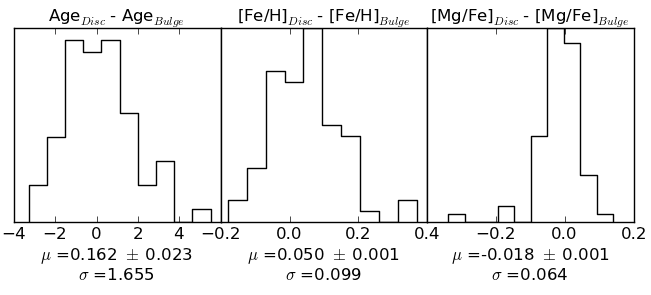

Write the Python code that produced this figure.
import numpy as np
import matplotlib.pyplot as plt
from pylab import *

# import the needed data
D_spot, D_Age_Hb = np.loadtxt('/home/ant/Research/fp_proj/hwgn/data/Disc_spec.dat',unpack=True,usecols=(0,1),delimiter=',')
B_spot, B_Age_Hb = np.loadtxt('/home/ant/Research/fp_proj/hwgn/data/Bulge_spec.dat',unpack=True,usecols=(0,1),delimiter=',')
D_spot_err, D_age_plus_err, D_age_minus_err = np.loadtxt('/home/ant/Research/fp_proj/hwgn/data/Disc_spec.dat_err',unpack=True,usecols=(0,1,2),delimiter=',')
B_spot_err, B_age_plus_err, B_age_minus_err = np.loadtxt('/home/ant/Research/fp_proj/hwgn/data/Bulge_spec.dat_err',unpack=True,usecols=(0,1,2),delimiter=',')

# import the fp data for bulge type galaxies
bulge = csv2rec('/home/ant/Research/fp_proj/pros/data4GG/Bulge_data4GG.csv')

# split the data into high, mid and low Surface Brightnesses
low = (bulge['delta_logie'] < -0.06)
mid = (bulge['delta_logie'] > -0.06) & (bulge['delta_logie'] < 0.06)
high = (bulge['delta_logie'] > 0.06)

low_bulge = bulge[np.where(low)]
mid_bulge = bulge[np.where(mid)]
high_bulge = bulge[np.where(high)]

# import the stellar population data
#B_Age, B_Fe_H, B_Mg_Fe, B_C_Fe, B_N_Fe, B_Ca_Fe, B_O_Fe, B_Na_Fe, B_SB_Fe, B_Cr_Fe, B_TB_Fe, B_iso, B_x_imf, B_Age_Hb, B_Age_Hg, B_Age_Hd, B_Spot = np.loadtxt('/home/ant/Documents/Research/fp_proj/data/stack_spec_dat/Bulge_spec_dat.csv',delimiter='\t',unpack=True)


# repeat everything from the top, but for Disc galaxies.
disc = csv2rec('/home/ant/Research/fp_proj/pros/data4GG/Disc_data4GG.csv')

# split the data into high, mid and low Surface Brightnesses
low = (disc['delta_logie'] < -0.06)
mid = (disc['delta_logie'] > -0.06) & (disc['delta_logie'] < 0.06)
high = (disc['delta_logie'] > 0.06)

low_disc = disc[np.where(low)]
mid_disc = disc[np.where(mid)]
high_disc = disc[np.where(high)]

# import the stellar population data
#D_Age, D_Fe_H, D_Mg_Fe, D_C_Fe, D_N_Fe, D_Ca_Fe, D_O_Fe, D_Na_Fe, D_SB_Fe, D_Cr_Fe, D_TB_Fe, D_iso, D_x_imf, D_Age_Hb, D_Age_Hg, D_Age_Hd, D_Spot = np.loadtxt('/home/ant/Documents/Research/fp_proj/data/stack_spec_dat/Disc_spec_dat.csv',delimiter='\t',unpack=True)

Delta_Age_Hb = np.array([])
Spot = np.array([])
Age_Disc = np.array([])
Age_Bulge = np.array([])

for i in np.arange(len(B_spot)):
	for j in np.arange(len(D_spot)):
		 if B_spot[i] == D_spot[j]:
			Delta_Age_Hb = np.append(Delta_Age_Hb, B_Age_Hb[i] - D_Age_Hb[j])
			Age_Disc = np.append(Age_Disc,D_Age_Hb[j])
			Age_Bulge = np.append(Age_Bulge, B_Age_Hb[i])
			Spot = np.append(Spot,B_spot[i])

Low = np.concatenate((low_bulge,low_disc))
Mid = np.concatenate((mid_bulge,mid_disc))
High = np.concatenate((high_bulge,high_disc))

low_dAge_Hb = np.array([])
mid_dAge_Hb = np.array([])
high_dAge_Hb = np.array([])

low_re = np.array([])
mid_re = np.array([])
high_re = np.array([])

low_vdisp = np.array([])
mid_vdisp = np.array([])
high_vdisp = np.array([])

low_Disc_age_Hb = np.array([])
mid_Disc_age_Hb = np.array([])
high_Disc_age_Hb = np.array([])

low_Bulge_age_Hb = np.array([])
mid_Bulge_age_Hb = np.array([])
high_Bulge_age_Hb = np.array([])

for i in np.arange(len(Spot)):
	for j in np.arange(len(Low['position'])):
		if Spot[i] == Low['position'][j]:
			low_dAge_Hb = np.append(low_dAge_Hb, Delta_Age_Hb[i])
			low_re = np.append(low_re, Low['logre'][j])
			low_vdisp = np.append(low_vdisp, Low['logvdisp'][j])
			low_Disc_age_Hb = np.append(low_Disc_age_Hb, Age_Disc[i])
			low_Bulge_age_Hb = np.append(low_Bulge_age_Hb, Age_Bulge[i])
	for j in np.arange(len(Mid['position'])):
		if Spot[i] == Mid['position'][j]:
			mid_dAge_Hb = np.append(mid_dAge_Hb, Delta_Age_Hb[i])
			mid_re = np.append(mid_re, Mid['logre'][j])
			mid_vdisp = np.append(mid_vdisp, Mid['logvdisp'][j])
			mid_Disc_age_Hb = np.append(mid_Disc_age_Hb, Age_Disc[i])
			mid_Bulge_age_Hb = np.append(mid_Bulge_age_Hb, Age_Bulge[i])
	for j in np.arange(len(High['position'])):
		if Spot[i] == High['position'][j]:
			high_dAge_Hb = np.append(high_dAge_Hb, Delta_Age_Hb[i])
			high_re = np.append(high_re, High['logre'][j])
			high_vdisp = np.append(high_vdisp, High['logvdisp'][j])
			high_Disc_age_Hb = np.append(high_Disc_age_Hb, Age_Disc[i])
			high_Bulge_age_Hb = np.append(high_Bulge_age_Hb, Age_Bulge[i])


low_re = np.delete(low_re, np.where(np.isnan(low_dAge_Hb)))
mid_re = np.delete(mid_re, np.where(np.isnan(mid_dAge_Hb)))
high_re = np.delete(high_re, np.where(np.isnan(high_dAge_Hb)))

low_vdisp = np.delete(low_vdisp, np.where(np.isnan(low_dAge_Hb)))
mid_vdisp = np.delete(mid_vdisp, np.where(np.isnan(mid_dAge_Hb)))
high_vdisp = np.delete(high_vdisp, np.where(np.isnan(high_dAge_Hb)))

Age_Disc = np.delete(Age_Disc, np.where(np.isnan(Delta_Age_Hb)))
Age_Bulge = np.delete(Age_Bulge, np.where(np.isnan(Delta_Age_Hb))) 

Delta_Age_Hb = np.delete(Delta_Age_Hb, np.where(np.isnan(Delta_Age_Hb)))

low_Disc_Age_Hb = np.delete(low_Disc_age_Hb, np.where(np.isnan(low_dAge_Hb)))
mid_Disc_Age_Hb = np.delete(mid_Disc_age_Hb, np.where(np.isnan(mid_dAge_Hb)))
high_Disc_Age_Hb = np.delete(high_Disc_age_Hb, np.where(np.isnan(high_dAge_Hb)))

low_Bulge_Age_Hb = np.delete(low_Bulge_age_Hb, np.where(np.isnan(low_dAge_Hb)))
mid_Bulge_Age_Hb = np.delete(mid_Bulge_age_Hb, np.where(np.isnan(mid_dAge_Hb)))
high_Bulge_Age_Hb = np.delete(high_Bulge_age_Hb, np.where(np.isnan(high_dAge_Hb)))

low_dAge_Hb = np.delete(low_dAge_Hb, np.where(np.isnan(low_dAge_Hb)))
mid_dAge_Hb = np.delete(mid_dAge_Hb, np.where(np.isnan(mid_dAge_Hb)))
high_dAge_Hb = np.delete(high_dAge_Hb, np.where(np.isnan(high_dAge_Hb)))


AGE = Delta_Age_Hb


# import the needed data
D_spot, D_Age_Hb = np.loadtxt('/home/ant/Research/fp_proj/hwgn/data/Disc_spec.dat',unpack=True,usecols=(0,2),delimiter=',')
B_spot, B_Age_Hb = np.loadtxt('/home/ant/Research/fp_proj/hwgn/data/Bulge_spec.dat',unpack=True,usecols=(0,2),delimiter=',')
D_spot_err, D_age_plus_err, D_age_minus_err = np.loadtxt('/home/ant/Research/fp_proj/hwgn/data/Disc_spec.dat_err',unpack=True,usecols=(0,1,2),delimiter=',')
B_spot_err, B_age_plus_err, B_age_minus_err = np.loadtxt('/home/ant/Research/fp_proj/hwgn/data/Bulge_spec.dat_err',unpack=True,usecols=(0,1,2),delimiter=',')

# import the fp data for bulge type galaxies
bulge = csv2rec('/home/ant/Research/fp_proj/pros/data4GG/Bulge_data4GG.csv')

# split the data into high, mid and low Surface Brightnesses
low = (bulge['delta_logie'] < -0.06)
mid = (bulge['delta_logie'] > -0.06) & (bulge['delta_logie'] < 0.06)
high = (bulge['delta_logie'] > 0.06)

low_bulge = bulge[np.where(low)]
mid_bulge = bulge[np.where(mid)]
high_bulge = bulge[np.where(high)]

# import the stellar population data
#B_Age, B_Fe_H, B_Mg_Fe, B_C_Fe, B_N_Fe, B_Ca_Fe, B_O_Fe, B_Na_Fe, B_SB_Fe, B_Cr_Fe, B_TB_Fe, B_iso, B_x_imf, B_Age_Hb, B_Age_Hg, B_Age_Hd, B_Spot = np.loadtxt('/home/ant/Research/fp_proj/data/stack_spec_dat/Bulge_spec_dat.csv',delimiter='\t',unpack=True)


# repeat everything from the top, but for Disc galaxies.
disc = csv2rec('/home/ant/Research/fp_proj/pros/data4GG/Disc_data4GG.csv')

# split the data into high, mid and low Surface Brightnesses
low = (disc['delta_logie'] < -0.06)
mid = (disc['delta_logie'] > -0.06) & (disc['delta_logie'] < 0.06)
high = (disc['delta_logie'] > 0.06)

low_disc = disc[np.where(low)]
mid_disc = disc[np.where(mid)]
high_disc = disc[np.where(high)]

# import the stellar population data
#D_Age, D_Fe_H, D_Mg_Fe, D_C_Fe, D_N_Fe, D_Ca_Fe, D_O_Fe, D_Na_Fe, D_SB_Fe, D_Cr_Fe, D_TB_Fe, D_iso, D_x_imf, D_Age_Hb, D_Age_Hg, D_Age_Hd, D_Spot = np.loadtxt('/home/ant/Documents/Research/fp_proj/data/stack_spec_dat/Disc_spec_dat.csv',delimiter='\t',unpack=True)

Delta_Age_Hb = np.array([])
Spot = np.array([])


for i in np.arange(len(B_spot)):
	for j in np.arange(len(D_spot)):
		 if B_spot[i] == D_spot[j]:
			Delta_Age_Hb = np.append(Delta_Age_Hb, D_Age_Hb[j] - B_Age_Hb[i])
			Spot = np.append(Spot,B_spot[i])

Low = np.concatenate((low_bulge,low_disc))
Mid = np.concatenate((mid_bulge,mid_disc))
High = np.concatenate((high_bulge,high_disc))

low_dAge_Hb = np.array([])
mid_dAge_Hb = np.array([])
high_dAge_Hb = np.array([])

low_re = np.array([])
mid_re = np.array([])
high_re = np.array([])

low_vdisp = np.array([])
mid_vdisp = np.array([])
high_vdisp = np.array([])




for i in np.arange(len(Spot)):
	for j in np.arange(len(Low['position'])):
		if Spot[i] == Low['position'][j]:
			low_dAge_Hb = np.append(low_dAge_Hb, Delta_Age_Hb[i])
			low_re = np.append(low_re, Low['logre'][j])
			low_vdisp = np.append(low_vdisp, Low['logvdisp'][j])
	for j in np.arange(len(Mid['position'])):
		if Spot[i] == Mid['position'][j]:
			mid_dAge_Hb = np.append(mid_dAge_Hb, Delta_Age_Hb[i])
			mid_re = np.append(mid_re, Mid['logre'][j])
			mid_vdisp = np.append(mid_vdisp, Mid['logvdisp'][j])
	for j in np.arange(len(High['position'])):
		if Spot[i] == High['position'][j]:
			high_dAge_Hb = np.append(high_dAge_Hb, Delta_Age_Hb[i])
			high_re = np.append(high_re, High['logre'][j])
			high_vdisp = np.append(high_vdisp, High['logvdisp'][j])


low_re = np.delete(low_re, np.where(np.isnan(low_dAge_Hb)))
mid_re = np.delete(mid_re, np.where(np.isnan(mid_dAge_Hb)))
high_re = np.delete(high_re, np.where(np.isnan(high_dAge_Hb)))

low_vdisp = np.delete(low_vdisp, np.where(np.isnan(low_dAge_Hb)))
mid_vdisp = np.delete(mid_vdisp, np.where(np.isnan(mid_dAge_Hb)))
high_vdisp = np.delete(high_vdisp, np.where(np.isnan(high_dAge_Hb)))

low_dAge_Hb = np.delete(low_dAge_Hb, np.where(np.isnan(low_dAge_Hb)))
mid_dAge_Hb = np.delete(mid_dAge_Hb, np.where(np.isnan(mid_dAge_Hb)))
high_dAge_Hb = np.delete(high_dAge_Hb, np.where(np.isnan(high_dAge_Hb)))

Delta_Age_Hb = np.delete(Delta_Age_Hb, np.where(np.isnan(Delta_Age_Hb)))

FeH = Delta_Age_Hb


# import the needed data
D_spot, D_Age_Hb = np.loadtxt('/home/ant/Research/fp_proj/hwgn/data/Disc_spec.dat',unpack=True,usecols=(0,3),delimiter=',')
B_spot, B_Age_Hb = np.loadtxt('/home/ant/Research/fp_proj/hwgn/data/Bulge_spec.dat',unpack=True,usecols=(0,3),delimiter=',')
D_spot_err, D_age_plus_err, D_age_minus_err = np.loadtxt('/home/ant/Research/fp_proj/hwgn/data/Disc_spec.dat_err',unpack=True,usecols=(0,1,2),delimiter=',')
B_spot_err, B_age_plus_err, B_age_minus_err = np.loadtxt('/home/ant/Research/fp_proj/hwgn/data/Bulge_spec.dat_err',unpack=True,usecols=(0,1,2),delimiter=',')

# import the fp data for bulge type galaxies
bulge = csv2rec('/home/ant/Research/fp_proj/pros/data4GG/Bulge_data4GG.csv')

# split the data into high, mid and low Surface Brightnesses
low = (bulge['delta_logie'] < -0.06)
mid = (bulge['delta_logie'] > -0.06) & (bulge['delta_logie'] < 0.06)
high = (bulge['delta_logie'] > 0.06)

low_bulge = bulge[np.where(low)]
mid_bulge = bulge[np.where(mid)]
high_bulge = bulge[np.where(high)]

# import the stellar population data
#B_Age, B_Fe_H, B_Mg_Fe, B_C_Fe, B_N_Fe, B_Ca_Fe, B_O_Fe, B_Na_Fe, B_SB_Fe, B_Cr_Fe, B_TB_Fe, B_iso, B_x_imf, B_Age_Hb, B_Age_Hg, B_Age_Hd, B_Spot = np.loadtxt('/home/ant/Research/fp_proj/data/stack_spec_dat/Bulge_spec_dat.csv',delimiter='\t',unpack=True)


# repeat everything from the top, but for Disc galaxies.
disc = csv2rec('/home/ant/Research/fp_proj/pros/data4GG/Disc_data4GG.csv')

# split the data into high, mid and low Surface Brightnesses
low = (disc['delta_logie'] < -0.06)
mid = (disc['delta_logie'] > -0.06) & (disc['delta_logie'] < 0.06)
high = (disc['delta_logie'] > 0.06)

low_disc = disc[np.where(low)]
mid_disc = disc[np.where(mid)]
high_disc = disc[np.where(high)]

# import the stellar population data
#D_Age, D_Fe_H, D_Mg_Fe, D_C_Fe, D_N_Fe, D_Ca_Fe, D_O_Fe, D_Na_Fe, D_SB_Fe, D_Cr_Fe, D_TB_Fe, D_iso, D_x_imf, D_Age_Hb, D_Age_Hg, D_Age_Hd, D_Spot = np.loadtxt('/home/ant/Documents/Research/fp_proj/data/stack_spec_dat/Disc_spec_dat.csv',delimiter='\t',unpack=True)

Delta_Age_Hb = np.array([])
Spot = np.array([])


for i in np.arange(len(B_spot)):
	for j in np.arange(len(D_spot)):
		 if B_spot[i] == D_spot[j]:
			Delta_Age_Hb = np.append(Delta_Age_Hb, D_Age_Hb[j] - B_Age_Hb[i])
			Spot = np.append(Spot,B_spot[i])

Low = np.concatenate((low_bulge,low_disc))
Mid = np.concatenate((mid_bulge,mid_disc))
High = np.concatenate((high_bulge,high_disc))

low_dAge_Hb = np.array([])
mid_dAge_Hb = np.array([])
high_dAge_Hb = np.array([])

low_re = np.array([])
mid_re = np.array([])
high_re = np.array([])

low_vdisp = np.array([])
mid_vdisp = np.array([])
high_vdisp = np.array([])




for i in np.arange(len(Spot)):
	for j in np.arange(len(Low['position'])):
		if Spot[i] == Low['position'][j]:
			low_dAge_Hb = np.append(low_dAge_Hb, Delta_Age_Hb[i])
			low_re = np.append(low_re, Low['logre'][j])
			low_vdisp = np.append(low_vdisp, Low['logvdisp'][j])
	for j in np.arange(len(Mid['position'])):
		if Spot[i] == Mid['position'][j]:
			mid_dAge_Hb = np.append(mid_dAge_Hb, Delta_Age_Hb[i])
			mid_re = np.append(mid_re, Mid['logre'][j])
			mid_vdisp = np.append(mid_vdisp, Mid['logvdisp'][j])
	for j in np.arange(len(High['position'])):
		if Spot[i] == High['position'][j]:
			high_dAge_Hb = np.append(high_dAge_Hb, Delta_Age_Hb[i])
			high_re = np.append(high_re, High['logre'][j])
			high_vdisp = np.append(high_vdisp, High['logvdisp'][j])


low_re = np.delete(low_re, np.where(np.isnan(low_dAge_Hb)))
mid_re = np.delete(mid_re, np.where(np.isnan(mid_dAge_Hb)))
high_re = np.delete(high_re, np.where(np.isnan(high_dAge_Hb)))

low_vdisp = np.delete(low_vdisp, np.where(np.isnan(low_dAge_Hb)))
mid_vdisp = np.delete(mid_vdisp, np.where(np.isnan(mid_dAge_Hb)))
high_vdisp = np.delete(high_vdisp, np.where(np.isnan(high_dAge_Hb)))

low_dAge_Hb = np.delete(low_dAge_Hb, np.where(np.isnan(low_dAge_Hb)))
mid_dAge_Hb = np.delete(mid_dAge_Hb, np.where(np.isnan(mid_dAge_Hb)))
high_dAge_Hb = np.delete(high_dAge_Hb, np.where(np.isnan(high_dAge_Hb)))

Delta_Age_Hb = np.delete(Delta_Age_Hb, np.where(np.isnan(Delta_Age_Hb)))

MgFe = Delta_Age_Hb

plt.subplot(1,3,1)
plt.hist(AGE)
plt.title('Age$_{Disc}$ - Age$_{Bulge}$')
plt.xlabel('$\mu$ =%10.3f $\pm$ %10.3f\n$\sigma$ =%10.3f' % (np.mean(AGE),np.std(AGE)/(len(AGE)),np.std(AGE)),fontsize='large')

plt.subplot(1,3,2)
plt.hist(FeH)
plt.title('[Fe/H]$_{Disc}$ - [Fe/H]$_{Bulge}$')
plt.xlabel('$\mu$ =%10.3f $\pm$ %10.3f\n$\sigma$ =%10.3f' % (np.mean(FeH),np.std(FeH)/(len(FeH)),np.std(FeH)),fontsize='large')

plt.subplot(1,3,3)
plt.hist(MgFe)
plt.title('[Mg/Fe]$_{Disc}$ - [Mg/Fe]$_{Bulge}$')
plt.xlabel('$\mu$ =%10.3f $\pm$ %10.3f\n$\sigma$ =%10.3f' % (np.mean(MgFe),np.std(MgFe)/(len(MgFe)),np.std(MgFe)),fontsize='large')
plt.show()
